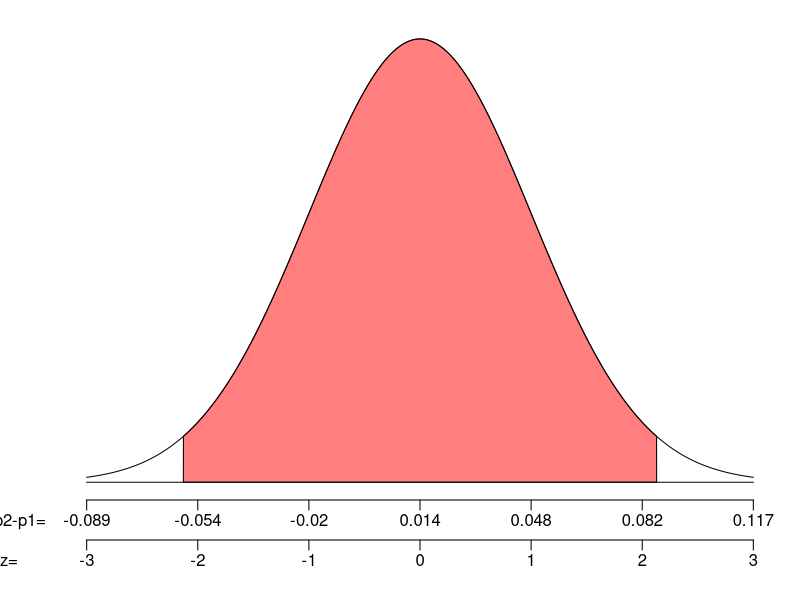

This figure's R source:
## ---- chunk 1
options(scipen=999)
## DATA GENERATION
while(T)
{
    p1 = round(runif(1,0.01,0.99),3)
    p2 = round(runif(1,0.01,0.99),3)
    dp = p2-p1
    n1 = sample(1:10,1)*10^sample(1:3,1)
    n2 = sample(1:10,1)*10^sample(1:3,1)
    se = signif(sqrt(p1*(1-p1)/n1+p2*(1-p2)/n2),3)
    is_norm1 = (p1*n1>10 & (1-p1)*n1>10)
    is_norm2 = (p2*n2>10 & (1-p2)*n2>20)
    if(is_norm1 & is_norm2 & se>0.005)
    {
        break
    }
}
z = round(runif(1,0.2,2.6),2)
dphat = round(z*se+dp,3)
z = round((dphat-dp)/se,2)
Pr = 2*round(pnorm(abs(z)),4) - 1
ddp = dphat-dp
adj = sample(c("cold","angry","sorry","abysmal",
               "happy", "preoccupied", "sick", "green",
               "fluorescent", "folksy", "reclusive", "omnivorous",
               "special"), 1)
## ---- chunk 2
par(mar=c(5,3,1,1))
zs = seq(-3,3,length=1000)
ys = dnorm(zs)
plot(zs, ys, 'l',xlim = c(-3,3), ylim = c(0,0.4),
     ann=FALSE,xaxt="n",yaxt="n",
     lwd=1,bty='n')
axis(side=1, line=0, at=-3:3, labels = FALSE)
mtext(round(p2-p1+(-3:3)*se,3),side=1,line=0.5,at=-3:3)
mtext(c("p2-p1="),line=0.5,side=1,at=-3.6)
axis(side=1, line=2,at=-3:3, labels = FALSE)
mtext(-3:3,side=1,line=2.5,at=-3:3)
mtext(c("z="),line=2.5,side=1,at=-3.7)
polygon(c(zs[zs>=-abs(z) & zs<=abs(z)], abs(z), -abs(z)),c(ys[zs>=-abs(z) & zs<=abs(z)], 0, 0), col=rgb(1,0,0,0.5))
lines(c(-3,3),c(0,0),'l',lwd=1)
